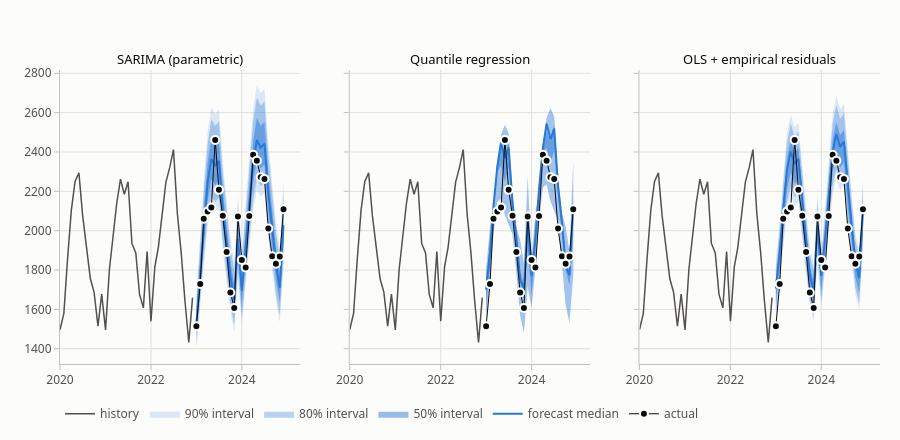

Notebook cell for this chart:
### Markdown cell above
The OLS-Gaussian band is **symmetric and constant-width**: it misses the skew (see the shares above) and is too wide
at low spend and too narrow at high spend.
QR's slopes differ by $\tau$. That **is** the conditional distribution changing shape.

## 2. Monthly retail sales: three ways to produce P5…P95

* Train: 2015–2022 (96 months), test: 2023–2024 (24 months, horizons 1–24)
* Features for regression approaches: trend + month dummies, on $\log y$ (quantiles survive the exp back-transform)

### Code cell
y = pf.load_retail_total()
train, test = y[:"2022-12-01"], y["2023-01-01":]
H = len(test)
Xtr = pf.seasonal_design(train.index, origin="2015-01-01")
Xte = pf.seasonal_design(test.index, origin="2015-01-01")
ltr = np.log(train)

Q = {}  # method -> {tau: array}

# (a) parametric: SARIMA on log y -> Gaussian quantiles -> exp
res = SARIMAX(ltr, order=(1, 0, 0), seasonal_order=(0, 1, 1, 12), trend="c").fit(disp=False)
fc = res.get_forecast(H)
m, s = np.asarray(fc.predicted_mean), np.sqrt(np.asarray(fc.var_pred_mean))
Q["SARIMA (parametric)"] = {t: np.exp(m + s * stats.norm.ppf(t)) for t in TAUS}

# (b) linear quantile regression, one model per tau
Q["Quantile regression"] = {t: np.exp(QuantReg(ltr, Xtr).fit(q=t, max_iter=5000).predict(Xte).to_numpy()) for t in TAUS}

# (c) OLS point model + empirical quantiles of in-sample residuals
ols = sm.OLS(ltr, Xtr).fit()
Q["OLS + empirical residuals"] = {t: np.exp(ols.predict(Xte).to_numpy() + np.quantile(ols.resid, t)) for t in TAUS}

fig = pf.subplots(1, 3, titles=list(Q), shared_yaxes=True, height=440)
for c, q in enumerate(Q.values(), start=1):
    pf.add_fan(fig, test.index, q, history=train, actual=test.values, n_history=36, row=1, col=c,
               showlegend=c == 1, fmt=",.0f")
fig.update_layout(legend=dict(orientation="h", yanchor="top", y=-0.12, x=0))
fig.show()
